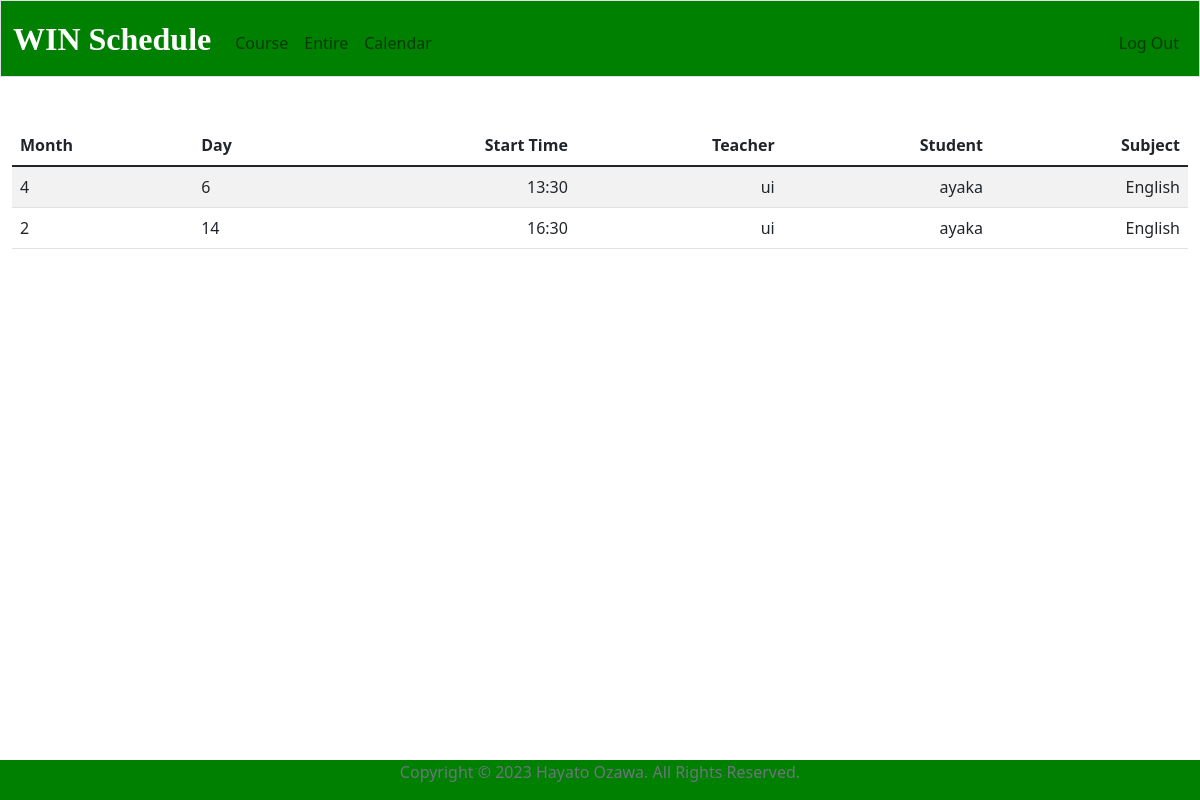
The app's page /entire (signed in), older data.
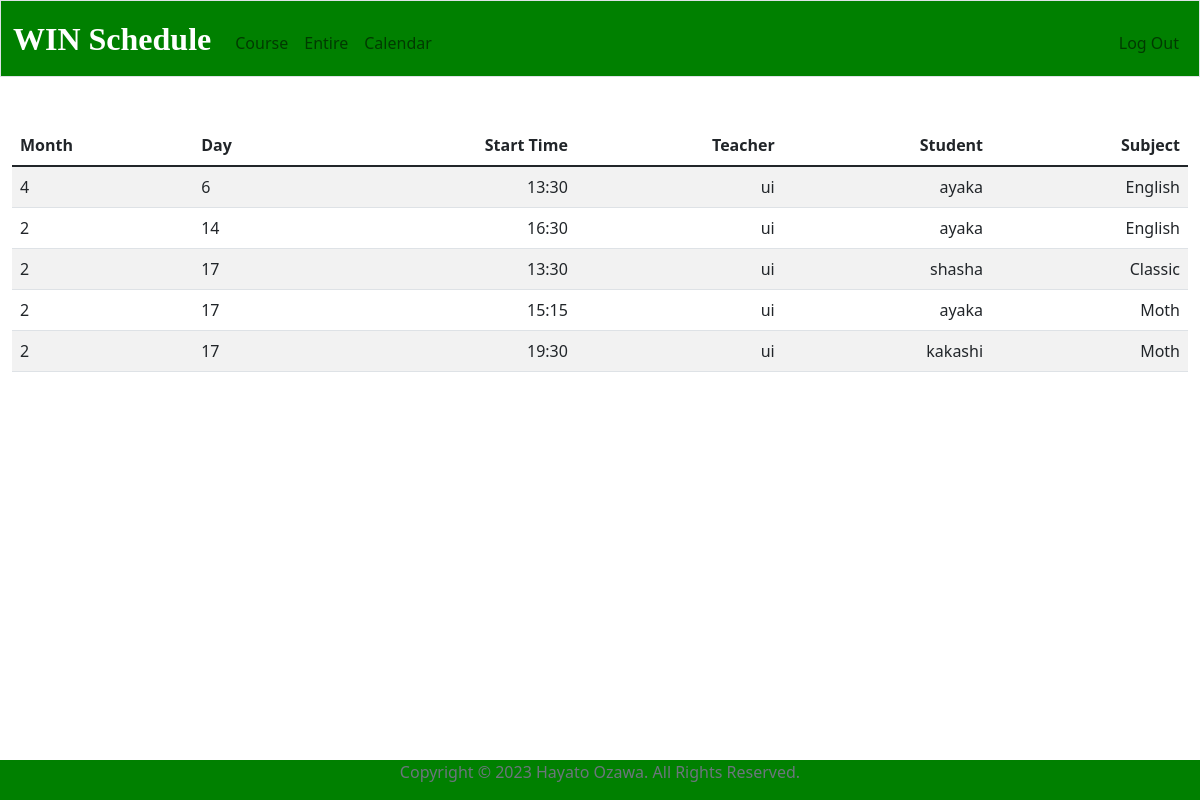
The same page, newer data.
### tables this page shows
CREATE TABLE classes(id INTEGER PRIMARY KEY AUTOINCREMENT, user_id INTEGER NOT NULL, subject TEXT NOT NULL, month INTEGER NOT NULL, day INTEGER NOT NULL, hour INTEGER NOT NULL, minute INTEGER NOT NULL, studentname[TEXT], teachername TEXT, year INTEGER, FOREIGN KEY(user_id) REFERENCES users(id));

### app.py (the view)
@app.route("/entire")
@login_required
def entire():
    user_id = session["user_id"]
    if is_teacher(user_id) == False:
        return render_template("apology.html", msg="Only teacher can use this page")
    classes = db.execute("SELECT * FROM classes ORDER BY year, month, day, hour, minute")
    return render_template("entire.html", classes=classes)

### app.py (called while the page is built)
def login_required(f):
    @wraps(f)
    def decorated_function(*args, **kwargs):
        if session.get("user_id") is None:
            return redirect("/login")
        return f(*args, **kwargs)
    return decorated_function

def is_teacher(user_id):
    usertype = db.execute("SELECT type FROM users WHERE id = ?", user_id)[0]["type"]
    if usertype != "teacher":
        return False
    else:
        return True

### templates/entire.html (shortened to what this page needs)
{% extends "layout.html" %}
{% block main %}
    <table class="table table-striped">
        <thead>
            <tr>
                <th class="text-start">Month</th>
                <th class="text-start">Day</th>
                <th class="text-end">Start Time</th>
                <th class="text-end">Teacher</th>
                <th class="text-end">Student</th>
                <th class="text-end">Subject</th>
            </tr>
        </thead>
    <tbody>
            {% for class in classes %}
                <tr>
                    <td class="text-start">{{ class["month"] }}</td>
                    <td class="text-start">{{ class["day"] }}</td>
                    <td class="text-end">{{ class["hour"] }}:{{ class["minute"] }}</td>
                    <td class="text-end">{{ class["teachername"] }}</td>
                    <td class="text-end">{{ class["studentname"] }}</td>
                    <td class="text-end">{{ class["subject"] }}</td>
                </tr>
            {% endfor %}
        </tbody>
    </table>
{% endblock %}

Row changes from the older to the newer data that the page shows:
added classes: month "2", day "17", hour "13", minute "30", teachername "ui", studentname "shasha", subject "Classic"
added classes: month "2", day "17", hour "15", minute "15", teachername "ui", studentname "ayaka", subject "Moth"
added classes: month "2", day "17", hour "19", minute "30", teachername "ui", studentname "kakashi", subject "Moth"
